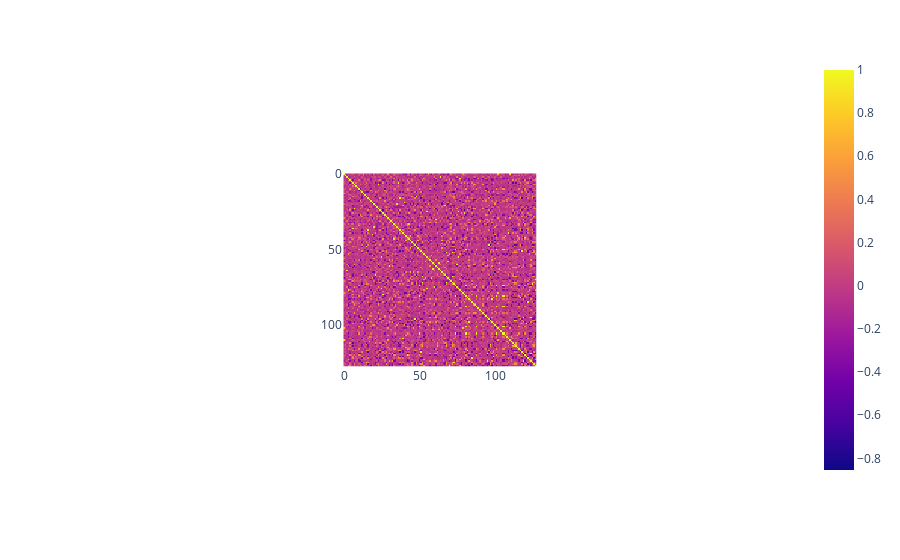

Write notebook code for a chart like this one.
### Code cell
linear_corr = linear_df.corr()
fig = px.imshow(linear_corr)
fig.show()

### Figure 1 — Plotly figure (JSON) as saved in the notebook; plotly's stock layout.template omitted (floating-point values rounded to 4 significant figures; data arrays with more than 128 entries replaced by an {"elided": "..."} marker saying what was removed)
{"data": [{"coloraxis": "coloraxis", "hovertemplate": "x: %{x}<br>y: %{y}<br>color: %{z}<extra></extra>", "name": "0", "type": "heatmap", "x": [0, 1, 2, 3, 4, 5, 6, 7, 8, 9, 10, 11, 12, 13, 14, 15, 16, 17, 18, 19, 20, 21, 22, 23, 24, 25, 26, 27, 28, 29, 30, 31, 32, 33, 34, 35, 36, 37, 38, 39, 40, 41, 42, 43, 44, 45, 46, 47, 48, 49, 50, 51, 52, 53, 54, 55, 56, 57, 58, 59, 60, 61, 62, 63, 64, 65, 66, 67, 68, 69, 70, 71, 72, 73, 74, 75, 76, 77, 78, 79, 80, 81, 82, 83, 84, 85, 86, 87, 88, 89, 90, 91, 92, 93, 94, 95, 96, 97, 98, 99, 100, 101, 102, 103, 104, 105, 106, 107, 108, 109, 110, 111, 112, 113, 114, 115, 116, 117, 118, 119, 120, 121, 122, 123, 124, 125, 126, 127], "xaxis": "x", "y": [0, 1, 2, 3, 4, 5, 6, 7, 8, 9, 10, 11, 12, 13, 14, 15, 16, 17, 18, 19, 20, 21, 22, 23, 24, 25, 26, 27, 28, 29, 30, 31, 32, 33, 34, 35, 36, 37, 38, 39, 40, 41, 42, 43, 44, 45, 46, 47, 48, 49, 50, 51, 52, 53, 54, 55, 56, 57, 58, 59, 60, 61, 62, 63, 64, 65, 66, 67, 68, 69, 70, 71, 72, 73, 74, 75, 76, 77, 78, 79, 80, 81, 82, 83, 84, 85, 86, 87, 88, 89, 90, 91, 92, 93, 94, 95, 96, 97, 98, 99, 100, 101, 102, 103, 104, 105, 106, 107, 108, 109, 110, 111, 112, 113, 114, 115, 116, 117, 118, 119, 120, 121, 122, 123, 124, 125, 126, 127], "yaxis": "y", "z": {"elided": "128x128 float values"}}], "layout": {"autosize": true, "coloraxis": {"colorscale": [[0, "#0d0887"], [0.1111, "#46039f"], [0.2222, "#7201a8"], [0.3333, "#9c179e"], [0.4444, "#bd3786"], [0.5556, "#d8576b"], [0.6667, "#ed7953"], [0.7778, "#fb9f3a"], [0.8889, "#fdca26"], [1, "#f0f921"]]}, "margin": {"t": 60}, "xaxis": {"anchor": "y", "autorange": true, "constrain": "domain", "domain": [0.3657, 0.6343], "range": [-0.5, 127.5], "scaleanchor": "y", "type": "linear"}, "yaxis": {"anchor": "x", "autorange": true, "constrain": "domain", "domain": [0, 1], "range": [127.5, -0.5], "type": "linear"}}}
